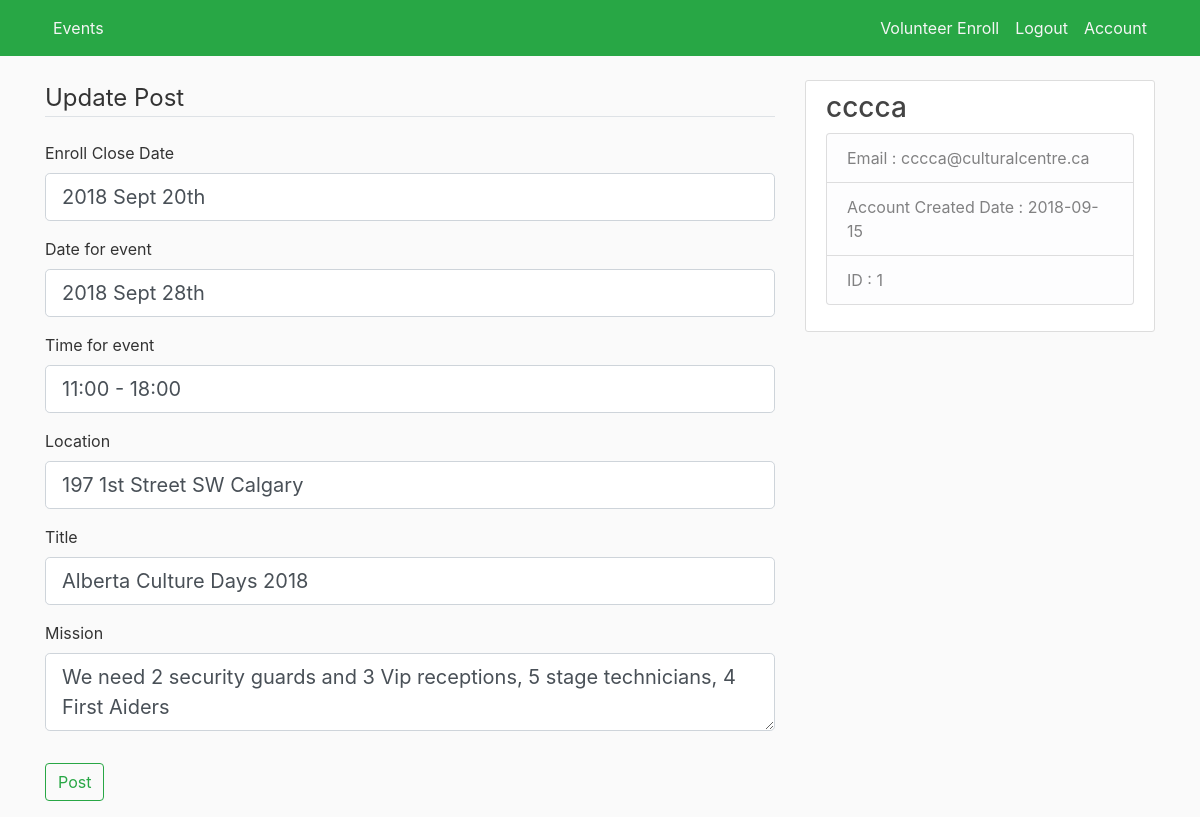
Screenshot of /post/1/update (signed in) with the database file from the repository.
### volunteer_blog/models.py (models this page shows, shortened)
class Post(db.Model):
    id = db.Column(db.Integer, primary_key=True)
    enroll_close_date = db.Column(db.String(30), nullable=True)
    location = db.Column(db.String(100), nullable=False)
    date = db.Column(db.String(30),  nullable=False)
    time = db.Column(db.String(30), nullable=False)
    title = db.Column(db.String(30),  nullable=False)
    content = db.Column(db.String(1000),  nullable=False)
    user_id = db.Column(db.Integer, db.ForeignKey('user.id'), nullable=False)
    post_created_time = db.Column(db.DateTime, nullable=False, default=datetime.utcnow)
    joins = db.relationship('Join', backref='post', lazy=True)

class User(db.Model, UserMixin):
    id = db.Column(db.Integer, primary_key=True)
    category = db.Column(db.String(30), nullable=False)
    username = db.Column(db.String(30), unique=True, nullable=False)
    email = db.Column(db.String(30), unique=True, nullable=False)
    telephone = db.Column(db.String(30), nullable=True)
    image_file = db.Column(db.String(30), nullable=False, default='default.jpg')
    password = db.Column(db.String(60),nullable=False)
    user_created_time = db.Column(db.DateTime, nullable=False, default=datetime.utcnow)
    joins = db.relationship('Join', backref='organizer', lazy=True)
    posts = db.relationship('Post', backref='author', lazy=True)

### volunteer_blog/routes.py (the view)
@app.route('/post/<int:post_id>/update', methods=['GET','POST'])
@login_required
def update_post(post_id):
    post = Post.query.get_or_404(post_id)
    if post.author != current_user:
        abort(403)
    form = PostForm()
    if form.validate_on_submit():
        post.enroll_close_date = form.enroll_close_date.data
        post.date = form.date.data
        post.time = form.time.data
        post.title = form.title.data
        post.content = form.content.data
        db.session.commit()
        flash(f'Your post has been updated !''success')
        return redirect(url_for('post', post_id=post.id))
    elif request.method == 'GET':
        form.enroll_close_date.data = post.enroll_close_date
        form.location.data = post.location
        form.date.data = post.date
        form.time.data = post.time
        form.title.data = post.title
        form.content.data = post.content
    return render_template('update_post.html', title='Update Post', form=form, legend='Update Post')

### volunteer_blog/forms.py
class PostForm(FlaskForm):
    enroll_close_date = StringField('Enroll Close Date', validators=[DataRequired()])
    location = StringField('Location', validators=[DataRequired()])
    date = StringField('Date for event', validators=[DataRequired()])
    time = StringField('Time for event', validators=[DataRequired()])
    title = StringField('Title', validators=[DataRequired()])
    content = TextAreaField('Mission', validators=[DataRequired()])
    submit = SubmitField('Post')

### volunteer_blog/models.py (called while the page is built)
@login_manager.user_loader
def load_user(user_id):
    return User.query.get(int(user_id))

### volunteer_blog/templates/update_post.html (shortened to what this page needs)
{% extends 'layout.html'%}
{% block content %}
    <form method="POST" action="">
        <fieldset class="form-group">
            <legend class="border-bottom mb-4">{{ legend }}</legend>
            <div class="form-group">
                {{ form.enroll_close_date.label(class="form-control-label") }}
                {% if form.enroll_close_date.errors %}
                    {{ form.enroll_close_date(class="form-control form-control-lg is-invalid") }}
                    <div class="invalid-feedback">
                        {% for error in form.enroll_close_date.errors %}
                            <span>{{ error }}</span>
                        {% endfor %}
                    </div>
                {% else %}
                    {{ form.enroll_close_date(class="form-control form-control-lg") }}
                {% endif %}
            </div>
            <div class="form-group">
                {{ form.date.label(class="form-control-label") }}
                {% if form.date.errors %}
                    {{ form.date(class="form-control form-control-lg is-invalid") }}
                    <div class="invalid-feedback">
                        {% for error in form.date.errors %}
                            <span>{{ error }}</span>
                        {% endfor %}
                    </div>
                {% else %}
                    {{ form.date(class="form-control form-control-lg") }}
                {% endif %}
            </div>
             <div class="form-group">
                {{ form.time.label(class="form-control-label") }}
                {% if form.time.errors %}
                    {{ form.time(class="form-control form-control-lg is-invalid") }}
                    <div class="invalid-feedback">
                        {% for error in form.time.errors %}
                            <span>{{ error }}</span>
                        {% endfor %}
                    </div>
                {% else %}
                    {{ form.time(class="form-control form-control-lg") }}
                {% endif %}
            </div>
            <div class="form-group">
                {{ form.location.label(class="form-control-label") }}
                {% if form.location.errors %}
                    {{ form.location(class="form-control form-control-lg is-invalid") }}
                    <div class="invalid-feedback">
                        {% for error in form.location.errors %}
                            <span>{{ error }}</span>
                        {% endfor %}
                    </div>
                {% else %}
                    {{ form.location(class="form-control form-control-lg") }}
                {% endif %}
            </div>
            <div class="form-group">
                {{ form.title.label(class="form-control-label") }}
                {% if form.title.errors %}
                    {{ form.title(class="form-control form-control-lg is-invalid") }}
                    <div class="invalid-feedback">
                        {% for error in form.title.errors %}
                            <span>{{ error }}</span>
                        {% endfor %}
                    </div>
                {% else %}
                    {{ form.title(class="form-control form-control-lg") }}
                {% endif %}
            </div>
            <div class="form-group">
                {{ form.content.label(class="form-control-label") }}
                {% if form.content.errors %}
                    {{ form.content(class="form-control form-control-lg is-invalid") }}
                    <div class="invalid-feedback">
                        {% for error in form.content.errors %}
                            <span>{{ error }}</span>
                        {% endfor %}
                    </div>
                {% else %}
                    {{ form.content(class="form-control form-control-lg") }}
                {% endif %}
            </div>
        </fieldset>
        <div class="form-group">
            {{ form.submit(class="btn btn-outline-success") }}
        </div>
    </form>
{% endblock content %}

### volunteer_blog/templates/layout.html (shortened to what this page needs)
<!DOCTYPE html>
<html>
<head>
    <link rel="stylesheet" href="https://maxcdn.bootstrapcdn.com/bootstrap/4.0.0/css/bootstrap.min.css">
    <link rel="stylesheet" type="text/css" href="{{ url_for('static', filename='main.css') }}">
</head>
<body>
   <header class="site-header">
      <nav class="navbar navbar-expand-md navbar-light bg-success fixed-top">
        <div class="container">
        <div class="navbar-nav">
            <a class="nav-item nav-link" href="/">Events</a>
        </div>
          <div class="collapse navbar-collapse" id="navbarToggle">
            <div class="navbar-nav">
                {% if current_user.is_authenticated %}
                    {% if current_user.category=='organization' %}
                        <a class="nav-item nav-link" href="{{ url_for('new_post') }}">Volunteer Enroll</a>
                    {% endif %}
                    <a class="nav-item nav-link" href="{{ url_for('logout') }}"> Logout </a>
                    <a class="nav-item nav-link" href="{{ url_for('account') }}"> Account </a>
                {% else %}
                    <a class="nav-item nav-link" href="{{ url_for('login') }}">Login</a>
                    <a class="nav-item nav-link" href="{{ url_for('register') }}">Register</a>
                {% endif %}
            </div>
          </div>
        </div>
      </nav>
    </header>
    <main role="main" class="container">
      <div class="row">
        <div class="col-md-8">
          {% block content %}{% endblock %}
        </div>
          {% if current_user.is_authenticated %}
            <div class="col-md-4">
              <div class="content-section">
                <h3>{{ current_user.username }}</h3>
                  <ul class="list-group">
                    <li class="list-group-item list-group-item-light">Email : {{ current_user.email }}</li>
                    <li class="list-group-item list-group-item-light">Account Created Date : {{ current_user.user_created_time.strftime('%Y-%m-%d')  }}</li>
                    <li class="list-group-item list-group-item-light">ID : {{ current_user.id }}</li>
                  </ul>
              </div>
            </div>
          {% endif %}
      </div>
    </main>
</body>
</html>

### volunteer_blog/static/main.css (style rules this page uses)
body { background: #fafafa; color: #333333; margin-top: 5rem; }
h1, h2, h3, h4, h5, h6 { color: #444444; }
.site-header .navbar-nav .nav-link { color: #f5f5f5; }
.content-section { background: #ffffff; padding: 10px 20px; border: 1px solid #dddddd; border-radius: 3px; margin-bottom: 20px; }

### rows the page displays
Post: enroll_close_date "2018 Sept 20th", date "2018 Sept 28th", time "11:00 - 18:00", location "197 1st Street SW Calgary", title "Alberta Culture Days 2018", content "We need 2 security guards and 3 Vip receptions, 5 stage technicians, 4 First Aiders"
User: username "cccca", email "cccca@culturalcentre.ca", user_created_time "2018-09-15", id "1"

### other values shown
{{ legend }} "Update Post"
